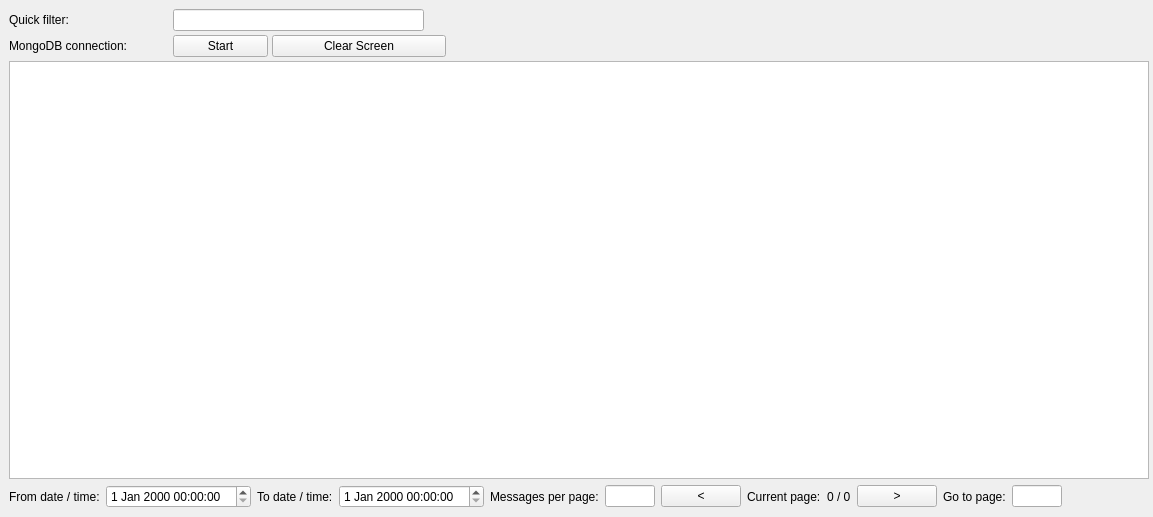
<?xml version="1.0" encoding="UTF-8"?>
<ui version="4.0">
 <class>HistoryBrowserWindow</class>
 <widget class="QWidget" name="HistoryBrowserWindow">
  <property name="geometry">
   <rect>
    <x>0</x>
    <y>0</y>
    <width>1153</width>
    <height>517</height>
   </rect>
  </property>
  <property name="windowTitle">
   <string>fpgui / history browser</string>
  </property>
  <layout class="QVBoxLayout" name="verticalLayout_2">
   <property name="leftMargin">
    <number>9</number>
   </property>
   <property name="topMargin">
    <number>9</number>
   </property>
   <property name="rightMargin">
    <number>4</number>
   </property>
   <property name="bottomMargin">
    <number>9</number>
   </property>
   <item>
    <layout class="QVBoxLayout" name="verticalLayout">
     <property name="spacing">
      <number>4</number>
     </property>
     <item>
      <layout class="QHBoxLayout" name="horizontalLayout">
       <item>
        <widget class="QLabel" name="quickfilter_label">
         <property name="minimumSize">
          <size>
           <width>160</width>
           <height>0</height>
          </size>
         </property>
         <property name="text">
          <string>Quick filter:</string>
         </property>
        </widget>
       </item>
       <item>
        <widget class="QLineEdit" name="quickfilter_edit">
         <property name="maximumSize">
          <size>
           <width>251</width>
           <height>16777215</height>
          </size>
         </property>
        </widget>
       </item>
       <item>
        <spacer name="horizontalSpacer">
         <property name="orientation">
          <enum>Qt::Horizontal</enum>
         </property>
         <property name="sizeHint" stdset="0">
          <size>
           <width>40</width>
           <height>20</height>
          </size>
         </property>
        </spacer>
       </item>
      </layout>
     </item>
     <item>
      <layout class="QHBoxLayout" name="horizontalLayout_2">
       <item>
        <widget class="QLabel" name="mongo_label">
         <property name="minimumSize">
          <size>
           <width>160</width>
           <height>0</height>
          </size>
         </property>
         <property name="text">
          <string>MongoDB connection:</string>
         </property>
        </widget>
       </item>
       <item>
        <widget class="QPushButton" name="connection_button">
         <property name="minimumSize">
          <size>
           <width>95</width>
           <height>0</height>
          </size>
         </property>
         <property name="text">
          <string>Start</string>
         </property>
        </widget>
       </item>
       <item>
        <widget class="QPushButton" name="clear_button">
         <property name="minimumSize">
          <size>
           <width>174</width>
           <height>0</height>
          </size>
         </property>
         <property name="maximumSize">
          <size>
           <width>200</width>
           <height>16777215</height>
          </size>
         </property>
         <property name="text">
          <string>Clear Screen</string>
         </property>
        </widget>
       </item>
       <item>
        <spacer name="horizontalSpacer_2">
         <property name="orientation">
          <enum>Qt::Horizontal</enum>
         </property>
         <property name="sizeHint" stdset="0">
          <size>
           <width>40</width>
           <height>20</height>
          </size>
         </property>
        </spacer>
       </item>
      </layout>
     </item>
     <item>
      <widget class="QTableWidget" name="tableWidget">
       <property name="contextMenuPolicy">
        <enum>Qt::ActionsContextMenu</enum>
       </property>
       <property name="horizontalScrollBarPolicy">
        <enum>Qt::ScrollBarAlwaysOff</enum>
       </property>
       <property name="sizeAdjustPolicy">
        <enum>QAbstractScrollArea::AdjustIgnored</enum>
       </property>
       <property name="autoScroll">
        <bool>false</bool>
       </property>
       <property name="editTriggers">
        <set>QAbstractItemView::NoEditTriggers</set>
       </property>
       <property name="showDropIndicator" stdset="0">
        <bool>false</bool>
       </property>
       <property name="alternatingRowColors">
        <bool>false</bool>
       </property>
       <property name="selectionMode">
        <enum>QAbstractItemView::MultiSelection</enum>
       </property>
       <property name="selectionBehavior">
        <enum>QAbstractItemView::SelectItems</enum>
       </property>
       <property name="verticalScrollMode">
        <enum>QAbstractItemView::ScrollPerItem</enum>
       </property>
       <property name="showGrid">
        <bool>false</bool>
       </property>
       <property name="gridStyle">
        <enum>Qt::SolidLine</enum>
       </property>
       <property name="wordWrap">
        <bool>false</bool>
       </property>
       <property name="cornerButtonEnabled">
        <bool>false</bool>
       </property>
       <attribute name="horizontalHeaderCascadingSectionResizes">
        <bool>true</bool>
       </attribute>
       <attribute name="horizontalHeaderMinimumSectionSize">
        <number>21</number>
       </attribute>
       <attribute name="verticalHeaderVisible">
        <bool>false</bool>
       </attribute>
       <attribute name="verticalHeaderDefaultSectionSize">
        <number>15</number>
       </attribute>
       <attribute name="verticalHeaderMinimumSectionSize">
        <number>15</number>
       </attribute>
      </widget>
     </item>
    </layout>
   </item>
   <item>
    <layout class="QHBoxLayout" name="horizontalLayout_3">
     <item>
      <widget class="QLabel" name="from_label">
       <property name="text">
        <string>From date / time:</string>
       </property>
      </widget>
     </item>
     <item>
      <widget class="QDateTimeEdit" name="from_datetime">
       <property name="timeSpec">
        <enum>Qt::UTC</enum>
       </property>
      </widget>
     </item>
     <item>
      <widget class="QLabel" name="to_label">
       <property name="text">
        <string>To date / time:</string>
       </property>
      </widget>
     </item>
     <item>
      <widget class="QDateTimeEdit" name="to_datetime">
       <property name="timeSpec">
        <enum>Qt::UTC</enum>
       </property>
      </widget>
     </item>
     <item>
      <widget class="QLabel" name="messages_per_page_label">
       <property name="text">
        <string>Messages per page:</string>
       </property>
      </widget>
     </item>
     <item>
      <widget class="QLineEdit" name="per_page_edit">
       <property name="sizePolicy">
        <sizepolicy hsizetype="Minimum" vsizetype="Fixed">
         <horstretch>0</horstretch>
         <verstretch>0</verstretch>
        </sizepolicy>
       </property>
       <property name="minimumSize">
        <size>
         <width>50</width>
         <height>0</height>
        </size>
       </property>
       <property name="maximumSize">
        <size>
         <width>50</width>
         <height>16777215</height>
        </size>
       </property>
       <property name="baseSize">
        <size>
         <width>50</width>
         <height>0</height>
        </size>
       </property>
      </widget>
     </item>
     <item>
      <widget class="QPushButton" name="left_button">
       <property name="text">
        <string>&lt;</string>
       </property>
      </widget>
     </item>
     <item>
      <widget class="QLabel" name="current_page_label">
       <property name="text">
        <string>Current page:</string>
       </property>
      </widget>
     </item>
     <item>
      <widget class="QLabel" name="page_counter_label">
       <property name="text">
        <string>0 / 0</string>
       </property>
      </widget>
     </item>
     <item>
      <widget class="QPushButton" name="right_button">
       <property name="text">
        <string>&gt;</string>
       </property>
      </widget>
     </item>
     <item>
      <widget class="QLabel" name="goto_page_label">
       <property name="text">
        <string>Go to page:</string>
       </property>
      </widget>
     </item>
     <item>
      <widget class="QLineEdit" name="goto_edit">
       <property name="sizePolicy">
        <sizepolicy hsizetype="Minimum" vsizetype="Fixed">
         <horstretch>0</horstretch>
         <verstretch>0</verstretch>
        </sizepolicy>
       </property>
       <property name="minimumSize">
        <size>
         <width>50</width>
         <height>0</height>
        </size>
       </property>
       <property name="maximumSize">
        <size>
         <width>50</width>
         <height>16777215</height>
        </size>
       </property>
       <property name="baseSize">
        <size>
         <width>50</width>
         <height>0</height>
        </size>
       </property>
      </widget>
     </item>
     <item>
      <spacer name="horizontalSpacer_3">
       <property name="orientation">
        <enum>Qt::Horizontal</enum>
       </property>
       <property name="sizeHint" stdset="0">
        <size>
         <width>40</width>
         <height>20</height>
        </size>
       </property>
      </spacer>
     </item>
    </layout>
   </item>
  </layout>
  <action name="actionCopy">
   <property name="text">
    <string>Copy</string>
   </property>
   <property name="toolTip">
    <string>Copies cell content</string>
   </property>
   <property name="shortcut">
    <string>Ctrl+C</string>
   </property>
  </action>
 </widget>
 <resources/>
 <connections/>
</ui>
